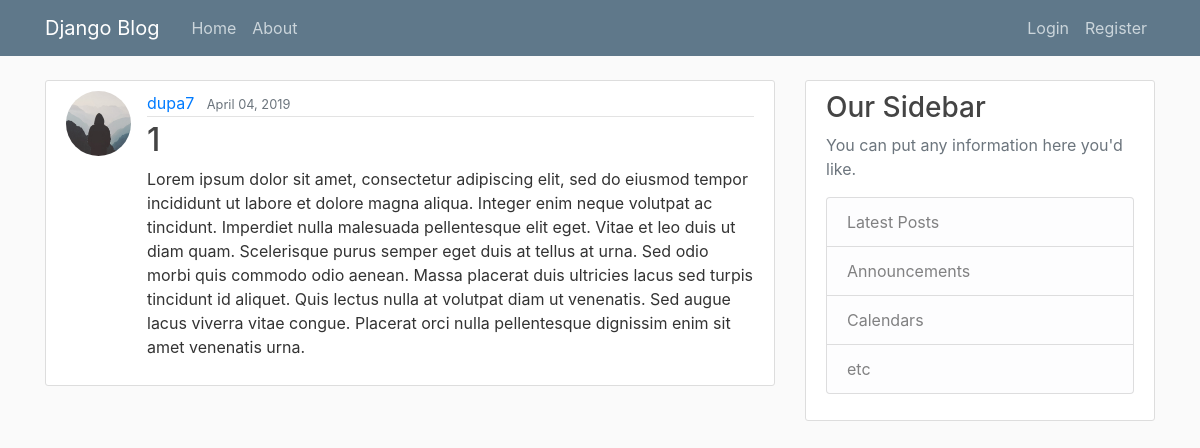
Screenshot of /post/28/ with the database file from the repository.
### blog/models.py (models this page shows, shortened)
class Post(models.Model):
    title = models.CharField(max_length=100)
    content = models.TextField()
    date_posted = models.DateTimeField(default=timezone.now)
    author = models.ForeignKey(User, on_delete=models.CASCADE)

### users/models.py (models this page shows, shortened)
class Profile(models.Model):
    user = models.OneToOneField(User, on_delete=models.CASCADE)
    image = models.ImageField(default='default.jpg', upload_to='profile_pics')

### blog/views.py (the view)
# urls.py: path('post/<int:pk>/', PostDetailView.as_view(), name='post-detail'),
class PostDetailView(DetailView):
    model = Post

### blog/templates/blog/post_detail.html (shortened to what this page needs)
{% extends 'blog/base.html' %} {% block content %}
<article class="media content-section">
    <img
        class="rounded-circle article-img"
        src="{{ post.author.profile.image.url }}"
    />
    <div class="media-body">
        <div class="article-metadata">
            <a class="mr-2" href="{% url 'user-posts' object.author.username %}">{{ object.author }}</a>
            <small class="text-muted">{{object.date_posted|date:"F d, Y"}}
            </small>
        </div>
        <h2 class="article-title">
            {{ object.title }}
        </h2>
        <p class="article-content">{{ object.content }}</p>
    </div>
</article>
{% endblock content %}

### blog/static/blog/main.css (style rules this page uses)
body { background: #fafafa; color: #333333; margin-top: 5rem; }
h1, h2, h3, h4, h5, h6 { color: #444444; }
.content-section { background: #ffffff; padding: 10px 20px; border: 1px solid #dddddd; border-radius: 3px; margin-bottom: 20px; }
.article-title { color: #444444; }
.article-content { white-space: pre-line; }
.article-img { height: 65px; width: 65px; margin-right: 16px; }
.article-metadata { padding-bottom: 1px; margin-bottom: 4px; border-bottom: 1px solid #e3e3e3 }

### rows the page displays
Post: author.profile.image (placeholder picture), author "dupa7", date_posted "April 04, 2019", title "1", content "Lorem ipsum dolor sit amet, consectetur adipiscing elit, sed do eiusmod tempor incididunt ut labore et dolore magna aliqua. Integer enim neque volutpat ac tincidunt. Imperdiet nulla malesuada pellentesque elit eget. Vitae et leo duis ut diam quam. Scelerisque purus semper eget duis at tellus at urna. Sed odio morbi quis commodo odio aenean. Massa placerat duis ultricies lacus sed turpis tincidunt id aliquet. Quis lectus nulla at volutpat diam ut venenatis. Sed augue lacus viverra vitae congue. Placerat orci nulla pellentesque dignissim enim sit amet venenatis urna."
